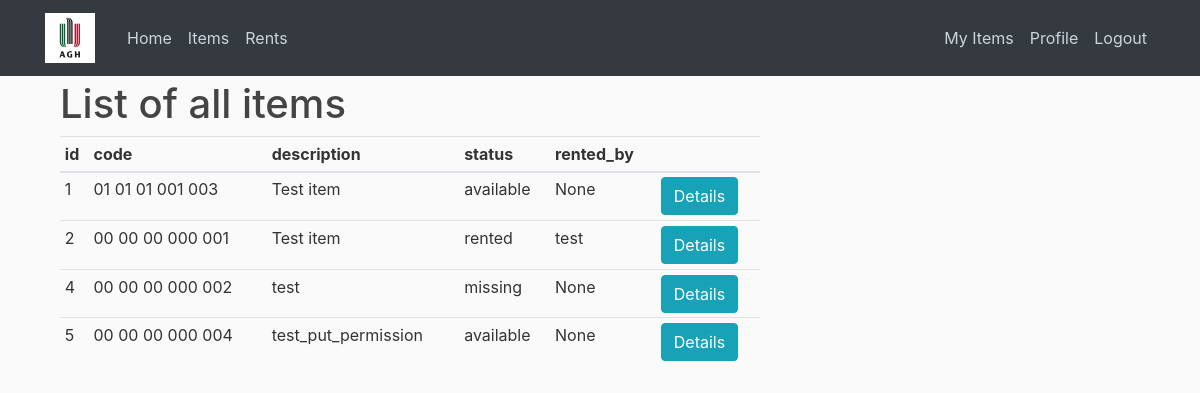
/items/ (signed in), run on an earlier commit of the app's database.
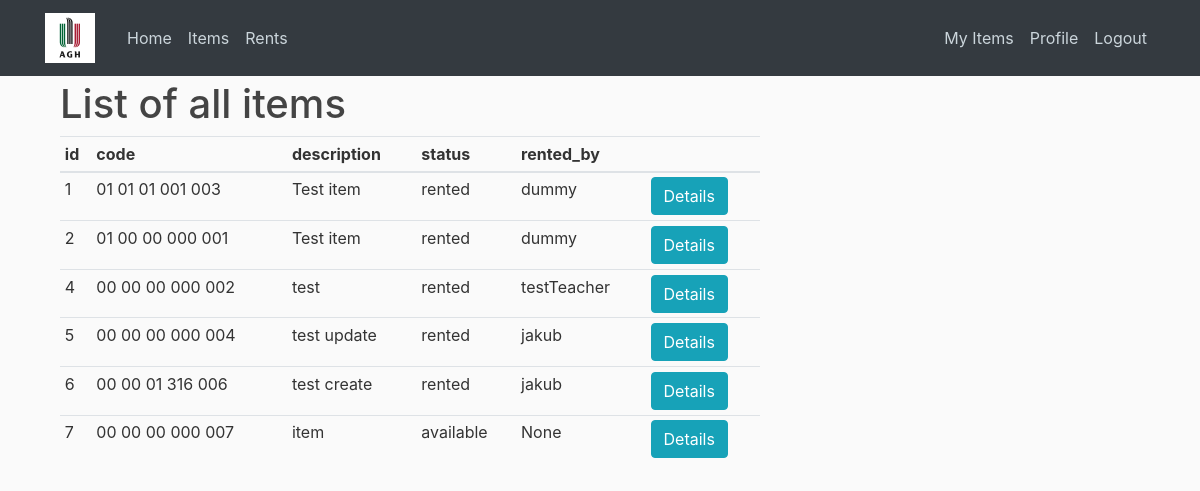
And on a later commit of the database.
### items/models.py (models this page shows, shortened)
class Item(models.Model):
    ITEM_STATUS = (
        ('rented','Rented'),
        ('available','Available'),
        ('missing','Missing'),
    )
    university_number   = models.CharField(max_length=2, null=True)
    building_number     = models.CharField(max_length=2, null=True)
    faculty_number      = models.CharField(max_length=2, null=True)
    room_number         = models.CharField(max_length=3, null=True)
    item_number         = models.CharField(max_length=3, unique=True)
    description         = models.CharField(max_length=50)
    status              = models.CharField(choices=ITEM_STATUS, default='available', max_length=30)
    rented_by           = models.ForeignKey(settings.AUTH_USER_MODEL, null=True, blank=True, on_delete=models.CASCADE)

### items/views.py (the view)
# urls.py: path('items/', api_views.ItemListView.as_view(), name='api-items'),
class ItemListView(PermissionRequiredMixin, LoginRequiredMixin, generic.list.ListView):
    model = Item
    template_name = 'items/items_list.html'
    context_object_name = 'items'
    permission_required = 'items.view_item'
    def get_queryset(self):
        queryset = {
            'items': Item.objects.filter().all(),
            'teacher_permission': _has_group_permission(self.request.user, ['Teacher', 'admin'])
        }
        return queryset

### items/api/permissons.py (called while the page is built)
def _is_in_group(user, group_name):
    if user.is_superuser:
        return True
    try:
        return Group.objects.get(name=group_name).user_set.filter(id=user.id).exists()
    except Group.DoesNotExist:
        return None

def _has_group_permission(user, required_groups):
    return any([_is_in_group(user, group_name) for group_name in required_groups])

### items/templatetags/usertags.py (called while the page is built)
@register.filter(name='has_group')
def has_group(user, group_name):
    group = Group.objects.get(name=group_name)
    return True if group in user.groups.all() else False

### items/templates/items/items_list.html (shortened to what this page needs)
{% extends 'items/base.html' %}
{% block content %}
<div class="container">
    <h1>List of all items</h1>
    <table class="table table-sm">
        <thead>
            <tr>
              <th scope="col">id</th>
              <th scope="col">code</th>
              <th scope="col">description</th>
              <th scope="col">status</th>
              <th scope="col">rented_by</th>
              <th scope="col">
            </tr>
        </thead>
        <tbody>
            {% for item in items.items %}
                <tr>
                    <td>{{item.id}}</td>
                    <td>
                        {{item.university_number}} {{item.building_number}} {{item.faculty_number}} {{item.room_number}} {{item.item_number}}
                    </td>
                    <td>{{item.description}}</td>
                    <td>{{item.status}}</td>
                    <td>{{item.rented_by}}</td>
                    <td>
                        <input class="btn btn-info" type="button" value="Details" onclick="location.href='{% url 'items:items-detail' item.id %}'"/>
                    </td>
                </tr>
            {% endfor %}
        </tbody>
    </table>
</div>
{% endblock content %}

What changed in the data, as far as the page shows it:
changed Item id 1: status "available" → "rented"; rented_by "None" → "dummy"
changed Item id 2: university_number "00" → "01"; rented_by "test" → "dummy"
changed Item "test": status "missing" → "rented"; rented_by "None" → "testTeacher"
changed Item id 5: description "test_put_permission" → "test update"; status "available" → "rented"; rented_by "None" → "jakub"
added Item: id "6", university_number "00", building_number "00", faculty_number "01", room_number "316", item_number "006", description "test create", status "rented", rented_by "jakub", id "Details"
added Item: id "7", university_number "00", building_number "00", faculty_number "00", room_number "000", item_number "007", description "item", status "available", rented_by "None", id "Details"
